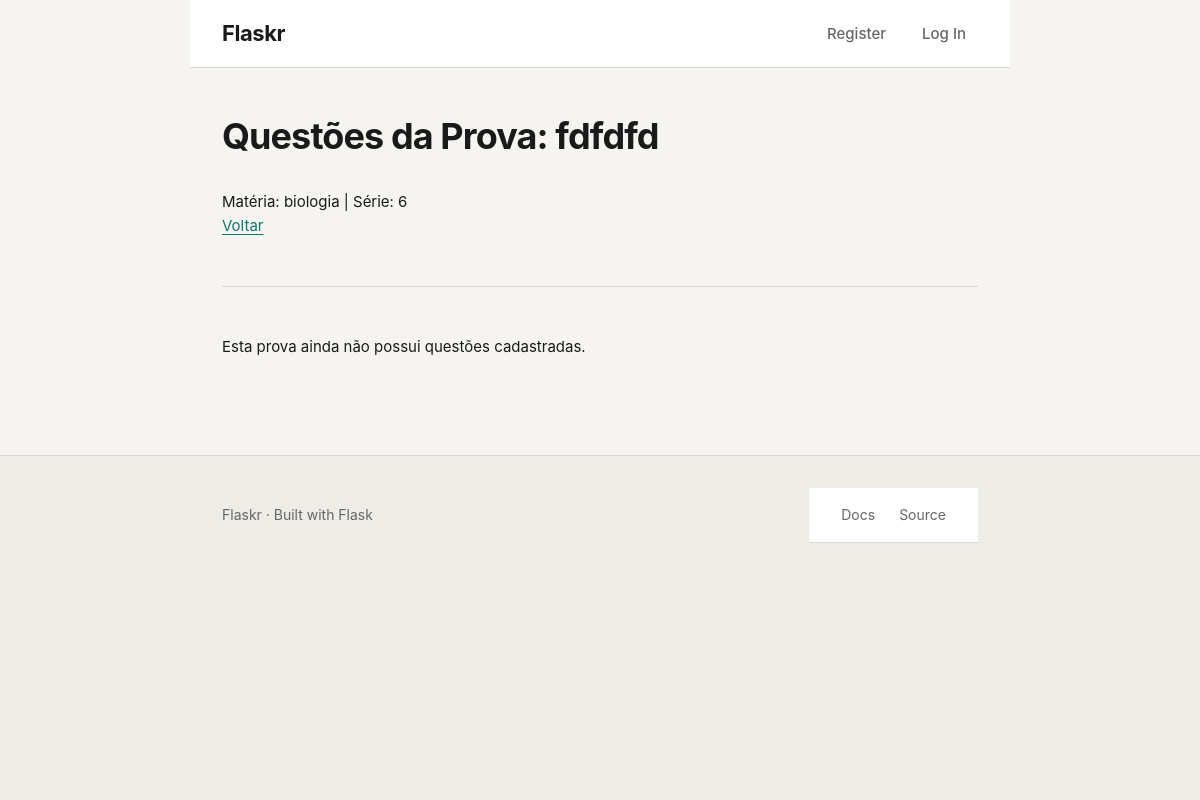
/prova/1/questoes, run on the app's committed database.
### tables this page shows
CREATE TABLE provas (
    id INTEGER PRIMARY KEY AUTOINCREMENT,
    author_id INTEGER NOT NULL,
    created TIMESTAMP NOT NULL DEFAULT CURRENT_TIMESTAMP,
    titulo TEXT NOT NULL,
    serie TEXT NOT NULL,
    materia TEXT NOT NULL,
    FOREIGN KEY (author_id) REFERENCES user (id)
);

### flaskr/blog.py (the view)
@bp.route('/prova/<int:prova_id>/questoes')
def listar_questoes(prova_id):
    prova = get_prova(prova_id, check_author=False)
    db = get_db()
    questoes = db.execute(
        'SELECT id, prova_id, enunciado, created'
        ' FROM questoes'
        ' WHERE prova_id = ?'
        ' ORDER BY created ASC',
        (prova_id,)
    ).fetchall()
    return render_template('blog/questoes.html', prova=prova, questoes=questoes)

### flaskr/auth.py (called while the page is built)
@bp.before_app_request
def load_logged_in_user():
    user_id = session.get('user_id')
    if user_id is None:
        g.user = None
    else:
        g.user = get_db().execute('SELECT * FROM user WHERE id = ?', (user_id,)).fetchone()

### flaskr/blog.py (called while the page is built)
def get_prova(id, check_author=True):
    prova = get_db().execute(
        'SELECT p.id, titulo, serie, materia, author_id, username'
        ' FROM provas p JOIN user u ON p.author_id = u.id'
        ' WHERE p.id = ?',
        (id,)
    ).fetchone()
    if prova is None:
        abort(404, f"Prova id {id} não existe.")
    if check_author and prova['author_id'] != g.user['id']:
        abort(403) # Forbidden
    return prova

### flaskr/db.py (called while the page is built)
def get_db():
    if 'db' not in g:
        g.db = sqlite3.connect(
            current_app.config['DATABASE'],
            detect_types=sqlite3.PARSE_DECLTYPES
        )
        g.db.row_factory = sqlite3.Row
        g.db.execute("PRAGMA foreign_keys = ON")
    return g.db

### flaskr/templates/blog/questoes.html (shortened to what this page needs)
{% extends 'base.html' %}
{% block content %}
  <header>
    <h1>Questões da Prova: {{ prova['titulo'] }}</h1>
    <p>Matéria: {{ prova['materia'] }} | Série: {{ prova['serie'] }}</p>
    <a class="action" href="{{ url_for('blog.index') }}">Voltar</a>
  </header>
  <hr>
  {% for questao in questoes %}
    <article class="post">
      <header>
        <div>
          <p class="body">{{ questao['enunciado'] }}</p>
        </div>
        {% if g.user and g.user['id'] == prova['author_id'] %}
          <a class="action" href="{{ url_for('blog.update_questao', id=questao['id']) }}">Editar</a>
          <form action="{{ url_for('blog.delete_questao', id=questao['id']) }}" method="post" style="display: inline;">
            <input class="danger" type="submit" value="Excluir" onclick="return confirm('Tem certeza que deseja excluir esta questão?');">
          </form>
        {% endif %}
      </header>
    </article>
    {% if not loop.last %}<hr>{% endif %}
  {% else %}
    <p>Esta prova ainda não possui questões cadastradas.</p>
  {% endfor %}
{% endblock %}

### flaskr/static/style.css (style rules this page uses)
*, *::before, *::after { box-sizing: border-box; margin: 0; padding: 0; }
:root { --c-bg: #f5f4f0; --c-bg-subtle: #eeece6; --c-surface: #ffffff; --c-text: #1a1a1a; --c-text-muted: #666666; --c-text-subtle: #999999; --c-border: #d9d6cf; --c-border-strong: #a19e96; --c-accent: #0f766e; --c-accent-hover: #0d5f59; --c-accent-subtle: #d1ede9; --c-error: #b91c1c; --c-error-bg: #fef2f2; --c-success: #15803d; --c-success-bg: #f0fdf4; --s-1: 4px; --s-2: 8px; --s-3: 12px; --s-4: 16px; --s-5: 24px; --s-6: 32px; --s-8: 48px; --s-10: 64px; --s-12: 96px; --r-sm: 4px; --r-md: 6px; --r-lg: 10px; --content: 820px; --narrow: 640px; }
html { font-size: 100%; accent-color: var(--c-accent); }
body { font-family: "Inter", -apple-system, BlinkMacSystemFont, "Segoe UI", system-ui, "Noto Sans", sans-serif; font-size: 15px; line-height: 1.6; color: var(--c-text); background: var(--c-bg); -webkit-font-smoothing: antialiased; text-rendering: optimizeLegibility; display: grid; grid-template-rows: auto auto 1fr auto; min-height: 100vh; min-height: 100dvh; }
main h1 { font-size: clamp(1.875rem, 1.5rem + 1vw, 2.5rem); font-weight: 700; letter-spacing: -0.025em; line-height: 1.15; margin-block-end: var(--s-6); text-wrap: balance; }
main a { color: var(--c-accent); text-decoration: underline; text-underline-offset: 3px; text-decoration-thickness: 1px; transition: color 0.15s; }
main hr { border: 0; border-top: 1px solid var(--c-border); margin: var(--s-8) 0; }

### data on the page
provas: titulo "fdfdfd", materia "biologia", serie "6"
